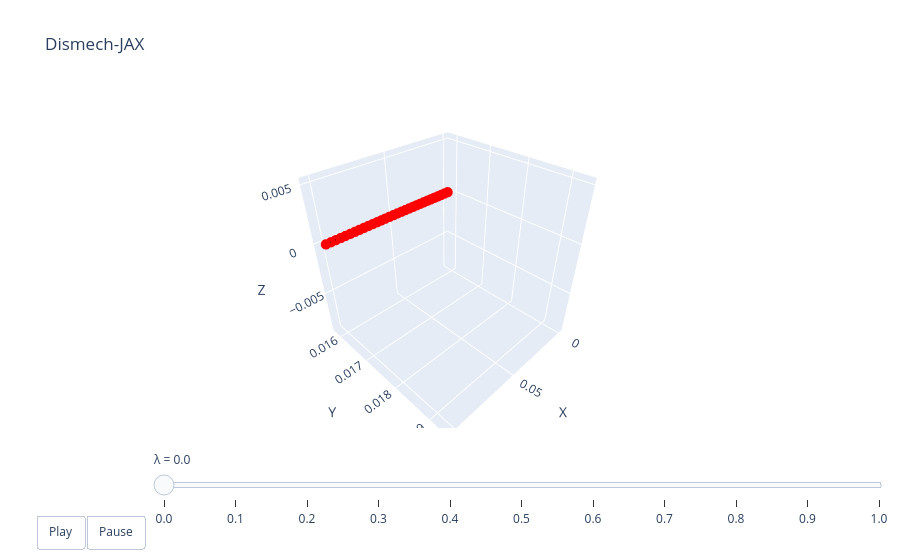

Notebook source saved alongside this figure:
### Code cell
lambdas = jnp.linspace(0, 1.0, 11)
sim, state0, xf0, _, get_aux = get_triplets()
test = jnp.load("data/benchmarks_hodel.npz", allow_pickle=True)
data = jnp.load("data/ribbon_data.npz")
p = test["final_params"][2]
aux = get_aux(data["bi_aux"][2]) 
xfs = sim.solve(lambdas, xf0, p, aux, state0, config=hodel.SolverConfig(isteps=300))
animate_rod(sim, lambdas, xfs, aux)

### Figure 1 — Plotly figure (JSON) as saved in the notebook; plotly's stock layout.template omitted (floating-point values rounded to 4 significant figures)
{"data": [{"line": {"color": "black", "width": 4}, "marker": {"color": "red", "size": 6}, "mode": "lines+markers", "name": "edges", "type": "scatter3d", "x": [0.000833, 0.004163, null, 0.004163, 0.007493, null, 0.007493, 0.01082, null, 0.01082, 0.01415, null, 0.01415, 0.01748, null, 0.01748, 0.02081, null, 0.02081, 0.02414, null, 0.02414, 0.02747, null, 0.02747, 0.0308, null, 0.0308, 0.03413, null, 0.03413, 0.03746, null, 0.03746, 0.04079, null, 0.04079, 0.04412, null, 0.04412, 0.04745, null, 0.04745, 0.05078, null, 0.05078, 0.05411, null, 0.05411, 0.05744, null, 0.05744, 0.06077, null, 0.06077, 0.0641, null, 0.0641, 0.06743, null, 0.06743, 0.07076, null, 0.07076, 0.07409, null, 0.07409, 0.07742, null, 0.07742, 0.08075, null, 0.08075, 0.08408, null, 0.08408, 0.08741, null, 0.08741, 0.09074, null, 0.09074, 0.09407, null, 0.09407, 0.0974, null, 0.0974, 0.1007, null], "y": [0.01586, 0.01586, null, 0.01586, 0.01586, null, 0.01586, 0.01586, null, 0.01586, 0.01586, null, 0.01586, 0.01586, null, 0.01586, 0.01586, null, 0.01586, 0.01586, null, 0.01586, 0.01586, null, 0.01586, 0.01586, null, 0.01586, 0.01586, null, 0.01586, 0.01586, null, 0.01586, 0.01586, null, 0.01586, 0.01586, null, 0.01586, 0.01586, null, 0.01586, 0.01586, null, 0.01586, 0.01586, null, 0.01586, 0.01586, null, 0.01586, 0.01586, null, 0.01586, 0.01586, null, 0.01586, 0.01586, null, 0.01586, 0.01586, null, 0.01586, 0.01586, null, 0.01586, 0.01586, null, 0.01586, 0.01586, null, 0.01586, 0.01586, null, 0.01586, 0.01586, null, 0.01586, 0.01586, null, 0.01586, 0.01586, null, 0.01586, 0.01586, null, 0.01586, 0.01586, null], "z": [0, 0, null, 0, 8.829e-07, null, 8.829e-07, 2.46e-06, null, 2.46e-06, 4.555e-06, null, 4.555e-06, 7.007e-06, null, 7.007e-06, 9.67e-06, null, 9.67e-06, 1.241e-05, null, 1.241e-05, 1.511e-05, null, 1.511e-05, 1.766e-05, null, 1.766e-05, 1.997e-05, null, 1.997e-05, 2.197e-05, null, 2.197e-05, 2.358e-05, null, 2.358e-05, 2.478e-05, null, 2.478e-05, 2.55e-05, null, 2.55e-05, 2.575e-05, null, 2.575e-05, 2.55e-05, null, 2.55e-05, 2.478e-05, null, 2.478e-05, 2.358e-05, null, 2.358e-05, 2.197e-05, null, 2.197e-05, 1.997e-05, null, 1.997e-05, 1.766e-05, null, 1.766e-05, 1.511e-05, null, 1.511e-05, 1.241e-05, null, 1.241e-05, 9.67e-06, null, 9.67e-06, 7.007e-06, null, 7.007e-06, 4.555e-06, null, 4.555e-06, 2.46e-06, null, 2.46e-06, 8.829e-07, null, 8.829e-07, 0, null, 0, 0, null]}], "layout": {"scene": {"xaxis": {"range": [-0.004162, 0.1057], "title": {"text": "X"}}, "yaxis": {"range": [0.01569, 0.01947], "title": {"text": "Y"}}, "zaxis": {"range": [-0.009312, 0.005522], "title": {"text": "Z"}}}, "sliders": [{"currentvalue": {"prefix": "λ = "}, "steps": [{"args": [["0.0"], {"frame": {"duration": 50, "redraw": true}, "mode": "immediate"}], "label": "0.0", "method": "animate"}, {"args": [["0.1"], {"frame": {"duration": 50, "redraw": true}, "mode": "immediate"}], "label": "0.1", "method": "animate"}, {"args": [["0.2"], {"frame": {"duration": 50, "redraw": true}, "mode": "immediate"}], "label": "0.2", "method": "animate"}, {"args": [["0.3"], {"frame": {"duration": 50, "redraw": true}, "mode": "immediate"}], "label": "0.3", "method": "animate"}, {"args": [["0.4"], {"frame": {"duration": 50, "redraw": true}, "mode": "immediate"}], "label": "0.4", "method": "animate"}, {"args": [["0.5"], {"frame": {"duration": 50, "redraw": true}, "mode": "immediate"}], "label": "0.5", "method": "animate"}, {"args": [["0.6"], {"frame": {"duration": 50, "redraw": true}, "mode": "immediate"}], "label": "0.6", "method": "animate"}, {"args": [["0.7"], {"frame": {"duration": 50, "redraw": true}, "mode": "immediate"}], "label": "0.7", "method": "animate"}, {"args": [["0.8"], {"frame": {"duration": 50, "redraw": true}, "mode": "immediate"}], "label": "0.8", "method": "animate"}, {"args": [["0.9"], {"frame": {"duration": 50, "redraw": true}, "mode": "immediate"}], "label": "0.9", "method": "animate"}, {"args": [["1.0"], {"frame": {"duration": 50, "redraw": true}, "mode": "immediate"}], "label": "1.0", "method": "animate"}], "transition": {"duration": 0}, "x": 0.1, "y": 0}], "title": {"text": "Dismech-JAX"}, "updatemenus": [{"buttons": [{"args": [null, {"frame": {"duration": 50, "redraw": true}, "fromcurrent": true}], "label": "Play", "method": "animate"}, {"args": [[null], {"frame": {"duration": 0, "redraw": true}, "mode": "immediate"}], "label": "Pause", "method": "animate"}], "direction": "left", "pad": {"r": 10, "t": 87}, "showactive": false, "type": "buttons", "x": 0.1, "xanchor": "right", "y": 0, "yanchor": "top"}]}}
